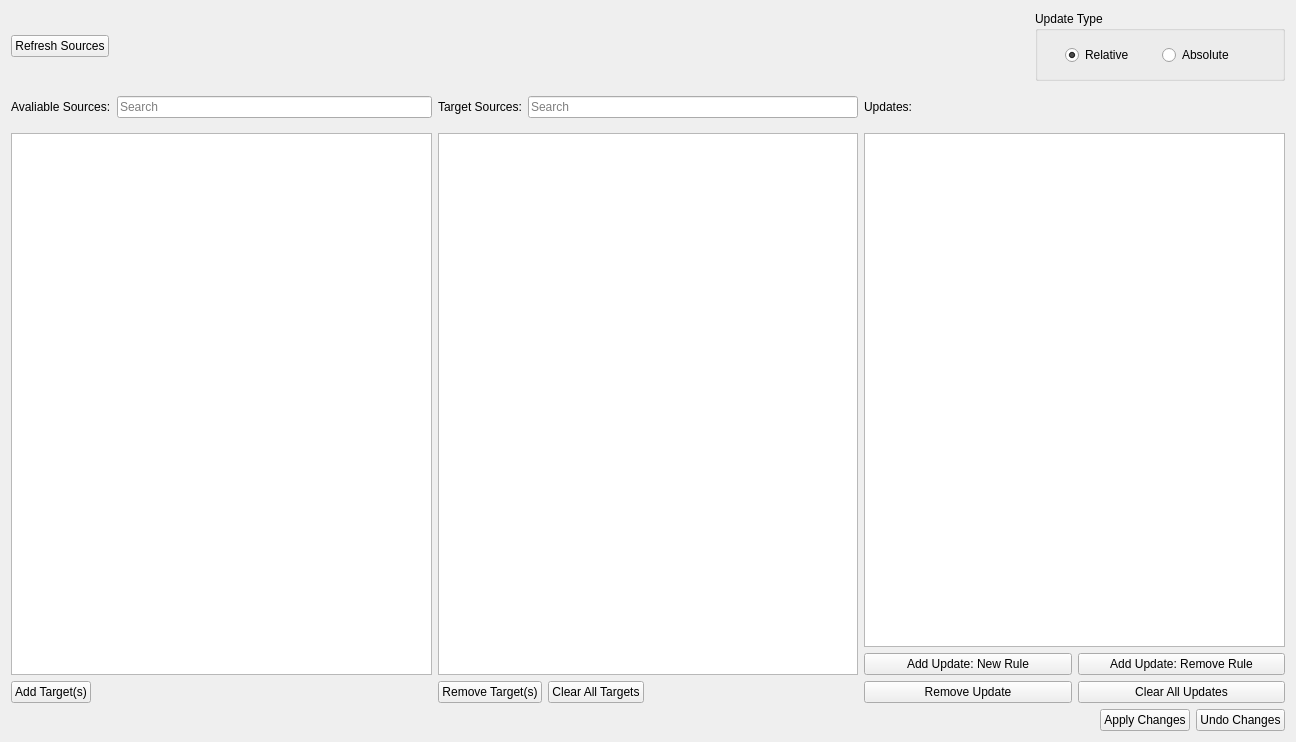
<?xml version="1.0" encoding="UTF-8"?>
<ui version="4.0">
 <class>Form</class>
 <widget class="QWidget" name="Form">
  <property name="geometry">
   <rect>
    <x>0</x>
    <y>0</y>
    <width>1296</width>
    <height>742</height>
   </rect>
  </property>
  <property name="windowTitle">
   <string>Form</string>
  </property>
  <layout class="QVBoxLayout" name="verticalLayout_4">
   <item>
    <layout class="QHBoxLayout" name="horizontalLayout_10">
     <item>
      <layout class="QHBoxLayout" name="horizontalLayout_2">
       <item>
        <widget class="QPushButton" name="pushButtonRefresh">
         <property name="toolTip">
          <string>Get a list of sources from your Sumo Logic org. This could take a LONG time if you have lots of collectors.</string>
         </property>
         <property name="text">
          <string>Refresh Sources</string>
         </property>
        </widget>
       </item>
       <item>
        <spacer name="horizontalSpacer">
         <property name="orientation">
          <enum>Qt::Horizontal</enum>
         </property>
         <property name="sizeType">
          <enum>QSizePolicy::Minimum</enum>
         </property>
         <property name="sizeHint" stdset="0">
          <size>
           <width>40</width>
           <height>20</height>
          </size>
         </property>
        </spacer>
       </item>
      </layout>
     </item>
     <item>
      <spacer name="horizontalSpacer_7">
       <property name="orientation">
        <enum>Qt::Horizontal</enum>
       </property>
       <property name="sizeHint" stdset="0">
        <size>
         <width>40</width>
         <height>20</height>
        </size>
       </property>
      </spacer>
     </item>
     <item>
      <widget class="QGroupBox" name="groupBoxUpdateType">
       <property name="sizePolicy">
        <sizepolicy hsizetype="Preferred" vsizetype="Preferred">
         <horstretch>0</horstretch>
         <verstretch>0</verstretch>
        </sizepolicy>
       </property>
       <property name="minimumSize">
        <size>
         <width>250</width>
         <height>70</height>
        </size>
       </property>
       <property name="title">
        <string>Update Type</string>
       </property>
       <widget class="QWidget" name="">
        <property name="geometry">
         <rect>
          <x>30</x>
          <y>30</y>
          <width>187</width>
          <height>29</height>
         </rect>
        </property>
        <layout class="QHBoxLayout" name="horizontalLayout">
         <item>
          <widget class="QRadioButton" name="radioButtonRelative">
           <property name="toolTip">
            <string>Add and/or remove processing rules, but otherwise keep existing rules intact.</string>
           </property>
           <property name="text">
            <string>Relative</string>
           </property>
           <property name="checked">
            <bool>true</bool>
           </property>
          </widget>
         </item>
         <item>
          <widget class="QRadioButton" name="radioButtonAbsolute">
           <property name="toolTip">
            <string>&lt;html&gt;&lt;head/&gt;&lt;body&gt;&lt;p&gt;This will clear all existing processing rules from the selected sources and replace them with the ones specified. &lt;/p&gt;&lt;/body&gt;&lt;/html&gt;</string>
           </property>
           <property name="text">
            <string>Absolute</string>
           </property>
          </widget>
         </item>
        </layout>
       </widget>
      </widget>
     </item>
    </layout>
   </item>
   <item>
    <layout class="QHBoxLayout" name="horizontalLayout_12">
     <item>
      <layout class="QVBoxLayout" name="verticalLayout">
       <item>
        <layout class="QHBoxLayout" name="horizontalLayout_3">
         <item>
          <widget class="QLabel" name="labelAvailableSources">
           <property name="minimumSize">
            <size>
             <width>0</width>
             <height>40</height>
            </size>
           </property>
           <property name="text">
            <string>Avaliable Sources:</string>
           </property>
          </widget>
         </item>
         <item>
          <widget class="QLineEdit" name="lineEditSearchAvailableSources">
           <property name="toolTip">
            <string>Enter a string here to search through the list of available sources. This is case sensitive. </string>
           </property>
           <property name="placeholderText">
            <string>Search</string>
           </property>
          </widget>
         </item>
        </layout>
       </item>
       <item>
        <widget class="QListWidget" name="listWidgetSources">
         <property name="selectionMode">
          <enum>QAbstractItemView::ExtendedSelection</enum>
         </property>
         <property name="sortingEnabled">
          <bool>true</bool>
         </property>
        </widget>
       </item>
       <item>
        <layout class="QHBoxLayout" name="horizontalLayout_4">
         <item>
          <widget class="QPushButton" name="pushButtonAddTargets">
           <property name="toolTip">
            <string>Add the selected source(s) to the target list. You may also select all targets with a specific sourceCategory or field value. </string>
           </property>
           <property name="text">
            <string>Add Target(s)</string>
           </property>
          </widget>
         </item>
         <item>
          <spacer name="horizontalSpacer_3">
           <property name="orientation">
            <enum>Qt::Horizontal</enum>
           </property>
           <property name="sizeHint" stdset="0">
            <size>
             <width>40</width>
             <height>20</height>
            </size>
           </property>
          </spacer>
         </item>
        </layout>
       </item>
      </layout>
     </item>
     <item>
      <layout class="QVBoxLayout" name="verticalLayout_2">
       <item>
        <layout class="QHBoxLayout" name="horizontalLayout_8">
         <item>
          <widget class="QLabel" name="labelTargetSources">
           <property name="minimumSize">
            <size>
             <width>0</width>
             <height>40</height>
            </size>
           </property>
           <property name="text">
            <string>Target Sources:</string>
           </property>
          </widget>
         </item>
         <item>
          <widget class="QLineEdit" name="lineEditSearchTargets">
           <property name="placeholderText">
            <string>Search</string>
           </property>
          </widget>
         </item>
        </layout>
       </item>
       <item>
        <widget class="QListWidget" name="listWidgetTargets">
         <property name="selectionMode">
          <enum>QAbstractItemView::ExtendedSelection</enum>
         </property>
         <property name="sortingEnabled">
          <bool>true</bool>
         </property>
        </widget>
       </item>
       <item>
        <layout class="QHBoxLayout" name="horizontalLayout_6">
         <item>
          <widget class="QPushButton" name="pushButtonRemoveTargets">
           <property name="toolTip">
            <string>Remove source(s) from the target list. </string>
           </property>
           <property name="text">
            <string>Remove Target(s)</string>
           </property>
          </widget>
         </item>
         <item>
          <widget class="QPushButton" name="pushButtonClearTargets">
           <property name="toolTip">
            <string>Clear all sources from the target list. </string>
           </property>
           <property name="text">
            <string>Clear All Targets</string>
           </property>
          </widget>
         </item>
         <item>
          <spacer name="horizontalSpacer_4">
           <property name="orientation">
            <enum>Qt::Horizontal</enum>
           </property>
           <property name="sizeHint" stdset="0">
            <size>
             <width>40</width>
             <height>20</height>
            </size>
           </property>
          </spacer>
         </item>
        </layout>
       </item>
      </layout>
     </item>
     <item>
      <layout class="QVBoxLayout" name="verticalLayout_3">
       <item>
        <layout class="QHBoxLayout" name="horizontalLayout_9">
         <item>
          <widget class="QLabel" name="labelUpdates">
           <property name="minimumSize">
            <size>
             <width>0</width>
             <height>40</height>
            </size>
           </property>
           <property name="text">
            <string>Updates:</string>
           </property>
          </widget>
         </item>
         <item>
          <spacer name="horizontalSpacer_6">
           <property name="orientation">
            <enum>Qt::Horizontal</enum>
           </property>
           <property name="sizeHint" stdset="0">
            <size>
             <width>40</width>
             <height>20</height>
            </size>
           </property>
          </spacer>
         </item>
        </layout>
       </item>
       <item>
        <widget class="QListWidget" name="listWidgetUpdates">
         <property name="selectionMode">
          <enum>QAbstractItemView::ExtendedSelection</enum>
         </property>
         <property name="sortingEnabled">
          <bool>true</bool>
         </property>
        </widget>
       </item>
       <item>
        <layout class="QHBoxLayout" name="horizontalLayout_7">
         <item>
          <widget class="QPushButton" name="pushButtonAddRule">
           <property name="toolTip">
            <string>Specify a new processing rule to add to the targets. </string>
           </property>
           <property name="text">
            <string>Add Update: New Rule</string>
           </property>
          </widget>
         </item>
         <item>
          <widget class="QPushButton" name="pushButtonRemoveRule">
           <property name="toolTip">
            <string>Specify a processing rule to remove from the targets. </string>
           </property>
           <property name="text">
            <string>Add Update: Remove Rule</string>
           </property>
          </widget>
         </item>
        </layout>
       </item>
       <item>
        <layout class="QHBoxLayout" name="horizontalLayout_11">
         <item>
          <widget class="QPushButton" name="pushButtonRemoveUpdate">
           <property name="toolTip">
            <string>Remove an item from the update list. </string>
           </property>
           <property name="text">
            <string>Remove Update</string>
           </property>
          </widget>
         </item>
         <item>
          <widget class="QPushButton" name="pushButtonClearAllUpdates">
           <property name="toolTip">
            <string>Clear the update list. </string>
           </property>
           <property name="text">
            <string>Clear All Updates</string>
           </property>
          </widget>
         </item>
        </layout>
       </item>
      </layout>
     </item>
    </layout>
   </item>
   <item>
    <layout class="QHBoxLayout" name="horizontalLayout_5">
     <item>
      <spacer name="horizontalSpacer_5">
       <property name="orientation">
        <enum>Qt::Horizontal</enum>
       </property>
       <property name="sizeHint" stdset="0">
        <size>
         <width>40</width>
         <height>20</height>
        </size>
       </property>
      </spacer>
     </item>
     <item>
      <widget class="QPushButton" name="pushButtonApplyChanges">
       <property name="toolTip">
        <string>Apply the defined updates to the list of targets. This may take a while. Be sure to select relative or absolute mode.</string>
       </property>
       <property name="text">
        <string>Apply Changes</string>
       </property>
      </widget>
     </item>
     <item>
      <widget class="QPushButton" name="pushButtonUndoChanges">
       <property name="toolTip">
        <string>You made an &quot;oopsie&quot;, to put it mildly. Never fear this should restore all sources to their state before you applied the changes.</string>
       </property>
       <property name="text">
        <string>Undo Changes</string>
       </property>
      </widget>
     </item>
    </layout>
   </item>
  </layout>
 </widget>
 <resources/>
 <connections/>
</ui>
